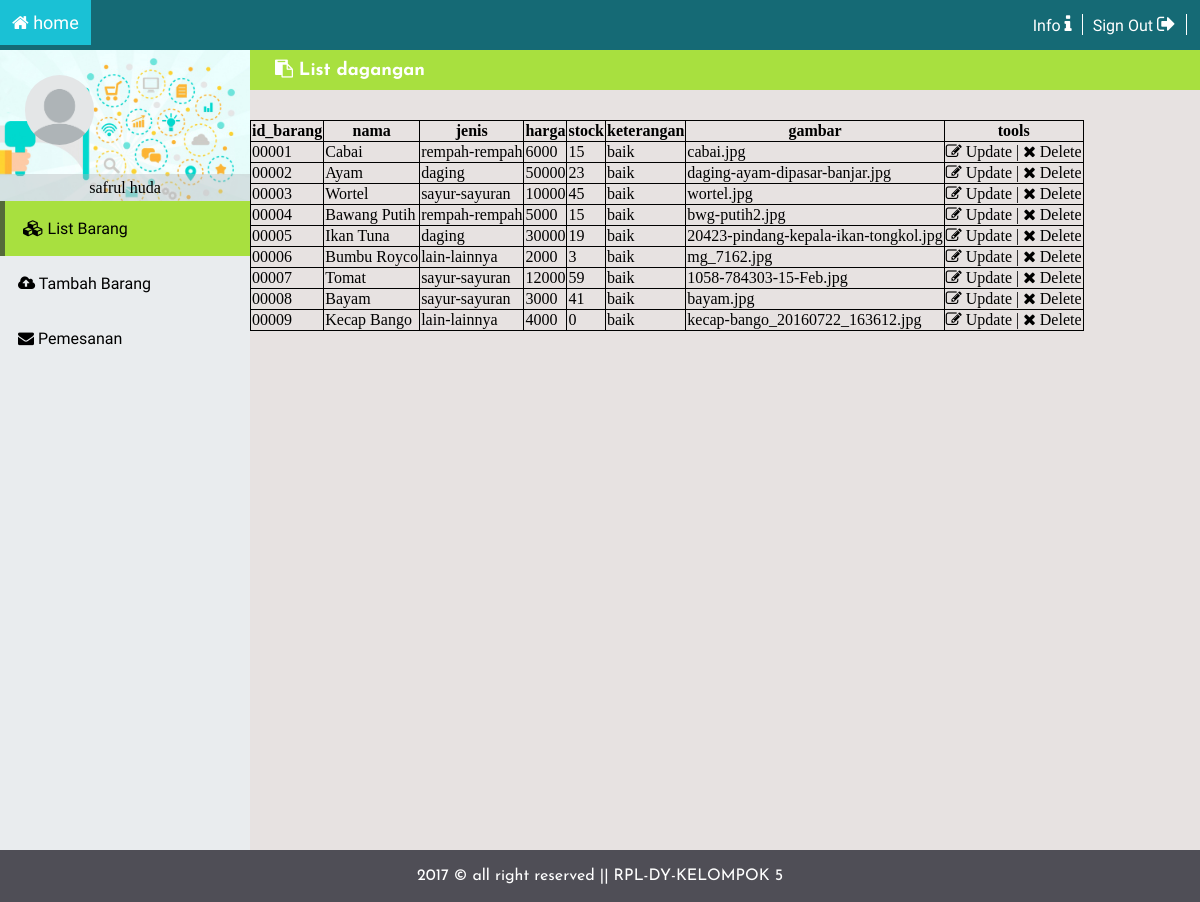
Screenshot of /admin.php (signed in) with the database file from the repository.
### tables this page shows
CREATE TABLE `penjual` (
  `id_penjual` varchar(5) NOT NULL,
  `password` varchar(15) NOT NULL,
  `nama` varchar(30) NOT NULL,
  `toko` varchar(20) NOT NULL,
  `no_hp` bigint(12) NOT NULL
);

CREATE TABLE `barang` (
  `id_barang` varchar(5) NOT NULL,
  `id_penjual` varchar(5) NOT NULL,
  `nama` varchar(30) NOT NULL,
  `jenis` varchar(30) NOT NULL,
  `harga` int(30) NOT NULL,
  `stock` varchar(30) NOT NULL,
  `keterangan` varchar(50) NOT NULL,
  `gambar` varchar(500) NOT NULL
);

### view_menu.php (the view, shortened to what this page needs)
<?php
	include 'koneksi.php';
    $id_penjual =$_SESSION['id_penjual'];
	$sql="SELECT * FROM barang WHERE id_penjual='$id_penjual'";
	$result = $conn->query($sql);
	echo'<table id="table-menu">
		<thead>
			<tr>
				<th>id_barang</th>
				<th>nama</th>
                <th>jenis</th>
				<th>harga</th>
				<th>stock</th>
				<th>keterangan</th>
                <th>gambar</th>
                <th>tools</th>
			</tr>
		</thead>
		<tbody>';
	while($row=mysqli_fetch_assoc($result)){
		echo'<tr>
				<td>'.$row['id_barang'].'</td>
				<td>'.$row['nama'].'</td>
                <td>'.$row['jenis'].'</td>
				<td>'.$row['harga'].'</td>
				<td>'.$row['stock'].'</td>
				<td>'.$row['keterangan'].'</td>
                <td>'.$row['gambar'].'</td>
				<td><a id="'.$row['id_barang'].'" href="#" onclick="updatemenu(this.id)"><i class="fa fa-edit"></i> Update</a>  |  <a id="'.$row['id_barang'].'" href="#" onclick="del(this.id)"><i class="fa fa-remove"></i>  Delete</a></td>
			</tr>';
	}
	echo"</tbody></table>";
?>

### admin.php (shortened to what this page needs)
<?php
    require_once('koneksi.php');
    $id_penjual =$_SESSION['id_penjual'];
    $sql="SELECT nama FROM penjual WHERE id_penjual='$id_penjual'";
    $result=$conn->query($sql);
    $row=mysqli_fetch_assoc($result);
    $nama =$row['nama'];
?>
<!DOCTYPE html>
<html>
    <head>
        <link href='font-awesome/css/font-awesome.min.css' rel='stylesheet'>
    </head>
    <body>
        <div class="header">
            <div class="header-title">
                <i class="fa fa-home"></i> home
            </div>
            <ul>
                <li>
                    <a href="#">Info <i class="fa fa-info"></i></a>
                </li>
                <li>
                    <a href="signout_admin.php">Sign Out <i class="fa fa-sign-out"></i></a>
                </li>
            </ul>
        </div>
        <div class="main">
            <div class="menu">
                <div class="home">
                    <img src="image/user.png">
                    <div class="home-profil">
                        <?php echo $nama; ?>
                    </div>
                </div>
                <div>
                    <ul class="menu-list">
                        <li class="active-one" id="menu-one">
                            <a id="list-barang" href="#list-menu"><i class="fa fa-cubes"></i> List Barang</a>
                        </li>
                         <li id="menu-two">
                            <a id="tambah-barang" href="#tambah-menu"><i class="fa fa-cloud-upload"></i> Tambah Barang</a>
                        </li>
                        <li id="menu-three">
                            <a href="#pemesanan"><i class="fa fa-envelope"></i> Pemesanan</a>
                        </li>
                    </ul>
                </div>
            </div>
            <div id="main">
            <div id="list-menu">
                <div class="form-title-one">
                    <span><strong><i class="fa fa-clipboard"></i> List dagangan</strong></span>
                </div>
                <div id="menu-barang">
                    <?php include'view_menu.php';?>
                </div>
            </div>
            </div>
        </div>
        <div class="footer">
                2017 &copy; all right reserved || RPL-DY-KELOMPOK 5
         </div>
    </body>
</html>

### admin.php (style rules this page uses)
body { margin: 0px; background-color: #E7E2E1; }
.header { position: fixed; z-index: 1; top: 0px; left: 0px; display: block; margin: 0px; height: 50px; width: 100%; background-color: #156A75; }
.header-title { font-family: 'Capriola'; font-size: 18px; color: white; padding: 1%; background-color: #1AC1D5; float: left; }
.header ul { list-style: none; overflow: hidden; margin: 0px; float: right; padding: 13.5px; }
.header li { border-right: 1px solid white; float: left; padding: 0px 10px; }
.header li a { font-family: 'Chivo'; color: white; text-decoration: none; display: block; }
.header li a i { font-size: 20px; color: white; }
.main { overflow: hidden; margin-top: 50px; width: 100%; height: 100%; }
.menu { float: left; height: 800px; width: 250px; background-color: #E9ECEE; }
.menu img { margin: 25px 25px; border-radius: 200px; height: 70px; width: 70; }
.home { background-size: cover; background-image: url(image/wf.jpg); }
.home-profil { background-color: rgba(177, 181, 182, 0.4); text-align: center; padding: 5px; color: black; }
.menu-list { margin-top: -1px; list-style: none; overflow: hidden; padding: 0px 0px; }
.menu-list li { font-family: 'Chivo'; width: 100%; }
.menu-list li a { color: black; padding: 18px; display: block; background-color: transparent; text-decoration: none; }
.active-one { border-left: 5px solid rgba(51, 56, 56, 0.7); background: #A8E03F; color: white; }
.form-title-one { background-color: #A8E03F; padding: 10px; margin-bottom: 30px; }
.form-title-one span { font-family: 'Josefin Sans'; font-size: 18px; color: white; margin-left: 25px; }
.footer { font-family: 'Josefin Sans'; color: white; padding: 18px; background-color: #4F4E56; text-align: center; }
table { border-collapse:collapse; }
table, th, td { border: 1px solid black; }
a { text-decoration: none; color: black; }

### rows the page displays
penjual: nama "safrul huda"
barang: id_barang "00001", nama "Cabai", jenis "rempah-rempah", harga "6000", stock "15", keterangan "baik", gambar "cabai.jpg"
barang: id_barang "00002", nama "Ayam", jenis "daging", harga "50000", stock "23", keterangan "baik", gambar "daging-ayam-dipasar-banjar.jpg"
barang: id_barang "00003", nama "Wortel", jenis "sayur-sayuran", harga "10000", stock "45", keterangan "baik", gambar "wortel.jpg"
barang: id_barang "00004", nama "Bawang Putih", jenis "rempah-rempah", harga "5000", stock "15", keterangan "baik", gambar "bwg-putih2.jpg"
barang: id_barang "00005", nama "Ikan Tuna", jenis "daging", harga "30000", stock "19", keterangan "baik", gambar "20423-pindang-kepala-ikan-tongkol.jpg"
barang: id_barang "00006", nama "Bumbu Royco", jenis "lain-lainnya", harga "2000", stock "3", keterangan "baik", gambar "mg_7162.jpg"
barang: id_barang "00007", nama "Tomat", jenis "sayur-sayuran", harga "12000", stock "59", keterangan "baik", gambar "1058-784303-15-Feb.jpg"
barang: id_barang "00008", nama "Bayam", jenis "sayur-sayuran", harga "3000", stock "41", keterangan "baik", gambar "bayam.jpg"
barang: id_barang "00009", nama "Kecap Bango", jenis "lain-lainnya", harga "4000", stock "0", keterangan "baik", gambar "kecap-bango_20160722_163612.jpg"
